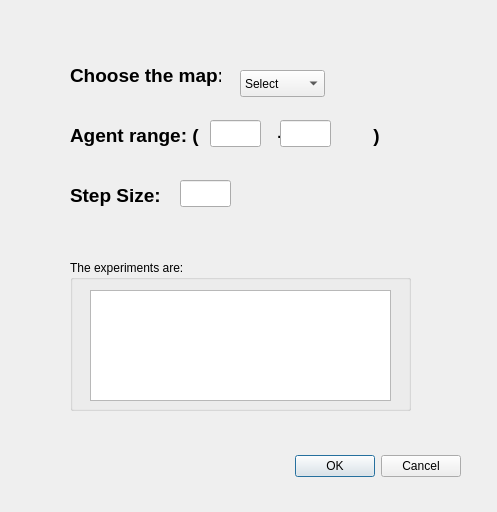
<?xml version="1.0" encoding="UTF-8"?>
<ui version="4.0">
 <class>TestingPublicBenchmark</class>
 <widget class="QDialog" name="TestingPublicBenchmark">
  <property name="geometry">
   <rect>
    <x>0</x>
    <y>0</y>
    <width>497</width>
    <height>512</height>
   </rect>
  </property>
  <property name="windowTitle">
   <string>Dialog</string>
  </property>
  <widget class="QDialogButtonBox" name="buttonBox">
   <property name="geometry">
    <rect>
     <x>120</x>
     <y>450</y>
     <width>341</width>
     <height>32</height>
    </rect>
   </property>
   <property name="orientation">
    <enum>Qt::Horizontal</enum>
   </property>
   <property name="standardButtons">
    <set>QDialogButtonBox::Cancel|QDialogButtonBox::Ok</set>
   </property>
  </widget>
  <widget class="QLabel" name="label">
   <property name="geometry">
    <rect>
     <x>70</x>
     <y>60</y>
     <width>151</width>
     <height>31</height>
    </rect>
   </property>
   <property name="font">
    <font>
     <pointsize>14</pointsize>
     <weight>75</weight>
     <bold>true</bold>
    </font>
   </property>
   <property name="text">
    <string>Choose the map:</string>
   </property>
  </widget>
  <widget class="QLabel" name="label_2">
   <property name="geometry">
    <rect>
     <x>70</x>
     <y>120</y>
     <width>351</width>
     <height>31</height>
    </rect>
   </property>
   <property name="font">
    <font>
     <pointsize>14</pointsize>
     <weight>75</weight>
     <bold>true</bold>
    </font>
   </property>
   <property name="text">
    <string>Agent range: (               -                 )</string>
   </property>
  </widget>
  <widget class="QLineEdit" name="lineEdit">
   <property name="geometry">
    <rect>
     <x>210</x>
     <y>120</y>
     <width>51</width>
     <height>27</height>
    </rect>
   </property>
  </widget>
  <widget class="QLineEdit" name="lineEdit_2">
   <property name="geometry">
    <rect>
     <x>280</x>
     <y>120</y>
     <width>51</width>
     <height>27</height>
    </rect>
   </property>
  </widget>
  <widget class="QLabel" name="label_3">
   <property name="geometry">
    <rect>
     <x>70</x>
     <y>180</y>
     <width>151</width>
     <height>31</height>
    </rect>
   </property>
   <property name="font">
    <font>
     <pointsize>14</pointsize>
     <weight>75</weight>
     <bold>true</bold>
    </font>
   </property>
   <property name="text">
    <string>Step Size: </string>
   </property>
  </widget>
  <widget class="QLineEdit" name="lineEdit_3">
   <property name="geometry">
    <rect>
     <x>180</x>
     <y>180</y>
     <width>51</width>
     <height>27</height>
    </rect>
   </property>
  </widget>
  <widget class="QComboBox" name="comboBox">
   <property name="geometry">
    <rect>
     <x>240</x>
     <y>70</y>
     <width>85</width>
     <height>27</height>
    </rect>
   </property>
   <item>
    <property name="text">
     <string>Select</string>
    </property>
   </item>
   <item>
    <property name="text">
     <string>8room_001.pgm</string>
    </property>
   </item>
   <item>
    <property name="text">
     <string>8room_002.pgm</string>
    </property>
   </item>
   <item>
    <property name="text">
     <string>8room_003.pgm</string>
    </property>
   </item>
   <item>
    <property name="text">
     <string>8room_004.pgm</string>
    </property>
   </item>
   <item>
    <property name="text">
     <string>8room_005.pgm</string>
    </property>
   </item>
   <item>
    <property name="text">
     <string>8room_006.pgm</string>
    </property>
   </item>
   <item>
    <property name="text">
     <string>8room_007.pgm</string>
    </property>
   </item>
   <item>
    <property name="text">
     <string>8room_008.pgm</string>
    </property>
   </item>
   <item>
    <property name="text">
     <string>16room_000.pgm</string>
    </property>
   </item>
   <item>
    <property name="text">
     <string>16room_001.pgm</string>
    </property>
   </item>
   <item>
    <property name="text">
     <string>16room_002.pgm</string>
    </property>
   </item>
   <item>
    <property name="text">
     <string>16room_004.pgm</string>
    </property>
   </item>
   <item>
    <property name="text">
     <string>16room_005.pgm</string>
    </property>
   </item>
   <item>
    <property name="text">
     <string>16room_006.pgm</string>
    </property>
   </item>
   <item>
    <property name="text">
     <string>32room_001.pgm</string>
    </property>
   </item>
   <item>
    <property name="text">
     <string>32room_004.pgm</string>
    </property>
   </item>
   <item>
    <property name="text">
     <string>32room_005.pgm</string>
    </property>
   </item>
   <item>
    <property name="text">
     <string>32room_006.pgm</string>
    </property>
   </item>
   <item>
    <property name="text">
     <string>32room_008.pgm</string>
    </property>
   </item>
   <item>
    <property name="text">
     <string>32room_009.pgm</string>
    </property>
   </item>
   <item>
    <property name="text">
     <string>64room_000.pgm</string>
    </property>
   </item>
   <item>
    <property name="text">
     <string>64room_003.pgm</string>
    </property>
   </item>
   <item>
    <property name="text">
     <string>64room_0005.pgm</string>
    </property>
   </item>
   <item>
    <property name="text">
     <string>64room_008.pgm</string>
    </property>
   </item>
   <item>
    <property name="text">
     <string>64room_009.pgm</string>
    </property>
   </item>
   <item>
    <property name="text">
     <string>AnisHouseMap.pgm</string>
    </property>
   </item>
   <item>
    <property name="text">
     <string>AR0011SR.pgm</string>
    </property>
   </item>
   <item>
    <property name="text">
     <string>AR0013SR.pgm</string>
    </property>
   </item>
   <item>
    <property name="text">
     <string>AR0018SR.pgm</string>
    </property>
   </item>
   <item>
    <property name="text">
     <string>AR0044SR.pgm</string>
    </property>
   </item>
   <item>
    <property name="text">
     <string>AR0201SR.pgm</string>
    </property>
   </item>
   <item>
    <property name="text">
     <string>AR0301SR.pgm</string>
    </property>
   </item>
   <item>
    <property name="text">
     <string>AR0307SR.pgm</string>
    </property>
   </item>
   <item>
    <property name="text">
     <string>AR0308SR.pgm</string>
    </property>
   </item>
   <item>
    <property name="text">
     <string>AR0405SR.pgm</string>
    </property>
   </item>
   <item>
    <property name="text">
     <string>AR0413SR.pgm</string>
    </property>
   </item>
   <item>
    <property name="text">
     <string>AR0510SR.pgm</string>
    </property>
   </item>
   <item>
    <property name="text">
     <string>AR0516SR.pgm</string>
    </property>
   </item>
   <item>
    <property name="text">
     <string>AR0603SR.pgm</string>
    </property>
   </item>
   <item>
    <property name="text">
     <string>BlastFurnace.pgm</string>
    </property>
   </item>
   <item>
    <property name="text">
     <string>DarkContinent.pgm</string>
    </property>
   </item>
   <item>
    <property name="text">
     <string>den500d.pgm</string>
    </property>
   </item>
   <item>
    <property name="text">
     <string>frostsabre.pgm</string>
    </property>
   </item>
   <item>
    <property name="text">
     <string>gardenofwar.pgm</string>
    </property>
   </item>
   <item>
    <property name="text">
     <string>gnollwood.pgm</string>
    </property>
   </item>
   <item>
    <property name="text">
     <string>JungleSiege.pgm</string>
    </property>
   </item>
   <item>
    <property name="text">
     <string>maze512-1-1.pgm</string>
    </property>
   </item>
   <item>
    <property name="text">
     <string>maze512-1-6.pgm</string>
    </property>
   </item>
   <item>
    <property name="text">
     <string>maze512-1-7.pgm</string>
    </property>
   </item>
   <item>
    <property name="text">
     <string>maze512-1-8.pgm</string>
    </property>
   </item>
   <item>
    <property name="text">
     <string>maze512-2-0.pgm</string>
    </property>
   </item>
   <item>
    <property name="text">
     <string>maze512-2-1.pgm</string>
    </property>
   </item>
   <item>
    <property name="text">
     <string>maze512-2-4.pgm</string>
    </property>
   </item>
   <item>
    <property name="text">
     <string>maze512-2-6.pgm</string>
    </property>
   </item>
   <item>
    <property name="text">
     <string>maze512-2-7.pgm</string>
    </property>
   </item>
   <item>
    <property name="text">
     <string>maze512-4-4.pgm</string>
    </property>
   </item>
   <item>
    <property name="text">
     <string>maze512-4-8.pgm</string>
    </property>
   </item>
   <item>
    <property name="text">
     <string>maze512-8-0.pgm</string>
    </property>
   </item>
   <item>
    <property name="text">
     <string>maze512-8-2.pgm</string>
    </property>
   </item>
   <item>
    <property name="text">
     <string>maze512-8-3.pgm</string>
    </property>
   </item>
   <item>
    <property name="text">
     <string>maze512-8-8.pgm</string>
    </property>
   </item>
   <item>
    <property name="text">
     <string>maze512-16-4.pgm</string>
    </property>
   </item>
   <item>
    <property name="text">
     <string>maze512-16-8.pgm</string>
    </property>
   </item>
   <item>
    <property name="text">
     <string>maze512-16-9.pgm</string>
    </property>
   </item>
   <item>
    <property name="text">
     <string>maze512-32-0.pgm</string>
    </property>
   </item>
   <item>
    <property name="text">
     <string>maze512-32-3.pgm</string>
    </property>
   </item>
   <item>
    <property name="text">
     <string>maze512-32-5.pgm</string>
    </property>
   </item>
   <item>
    <property name="text">
     <string>maze512-32-6.pgm</string>
    </property>
   </item>
   <item>
    <property name="text">
     <string>maze512-32-9.pgm</string>
    </property>
   </item>
   <item>
    <property name="text">
     <string>plunderisle.pgm</string>
    </property>
   </item>
   <item>
    <property name="text">
     <string>Predators.pgm</string>
    </property>
   </item>
   <item>
    <property name="text">
     <string>SpringThaw.pgm</string>
    </property>
   </item>
   <item>
    <property name="text">
     <string>TheFrozenSea.pgm</string>
    </property>
   </item>
   <item>
    <property name="text">
     <string>WatersEdge.pgm</string>
    </property>
   </item>
   <item>
    <property name="text">
     <string>W50-H50-ObRatio0.3-ObSize3-Nbr01.pgm</string>
    </property>
   </item>
  </widget>
  <widget class="QGroupBox" name="groupBox">
   <property name="geometry">
    <rect>
     <x>70</x>
     <y>260</y>
     <width>341</width>
     <height>151</height>
    </rect>
   </property>
   <property name="title">
    <string>The experiments are:</string>
   </property>
   <widget class="QTextBrowser" name="textBrowser">
    <property name="geometry">
     <rect>
      <x>20</x>
      <y>30</y>
      <width>301</width>
      <height>111</height>
     </rect>
    </property>
   </widget>
  </widget>
 </widget>
 <resources/>
 <connections>
  <connection>
   <sender>buttonBox</sender>
   <signal>accepted()</signal>
   <receiver>TestingPublicBenchmark</receiver>
   <slot>accept()</slot>
   <hints>
    <hint type="sourcelabel">
     <x>248</x>
     <y>254</y>
    </hint>
    <hint type="destinationlabel">
     <x>157</x>
     <y>274</y>
    </hint>
   </hints>
  </connection>
  <connection>
   <sender>buttonBox</sender>
   <signal>rejected()</signal>
   <receiver>TestingPublicBenchmark</receiver>
   <slot>reject()</slot>
   <hints>
    <hint type="sourcelabel">
     <x>316</x>
     <y>260</y>
    </hint>
    <hint type="destinationlabel">
     <x>286</x>
     <y>274</y>
    </hint>
   </hints>
  </connection>
 </connections>
</ui>
